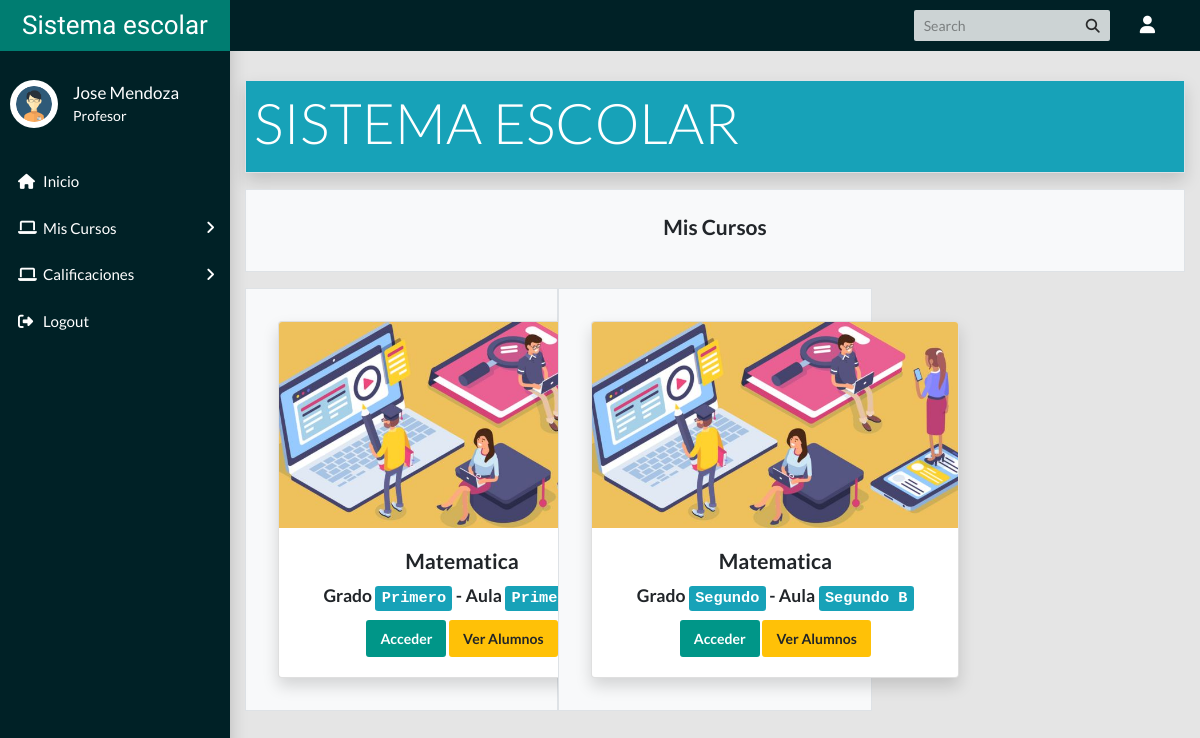
/profesor/index.php (signed in), run on the app's committed database.
### tables this page shows
CREATE TABLE `profesor_materia` (
  `pm_id` int(11) NOT NULL,
  `grado_id` int(11) NOT NULL,
  `aula_id` int(11) NOT NULL,
  `profesor_id` int(11) NOT NULL,
  `materia_id` int(11) NOT NULL,
  `periodo_id` int(11) NOT NULL,
  `estadopm` int(11) NOT NULL DEFAULT 1
);

CREATE TABLE `materias` (
  `materia_id` int(11) NOT NULL,
  `nombre_materia` varchar(100) NOT NULL,
  `estado` int(11) NOT NULL DEFAULT 1
);

CREATE TABLE `grados` (
  `grado_id` int(11) NOT NULL,
  `nombre_grado` varchar(100) NOT NULL,
  `estado` int(11) NOT NULL DEFAULT 1
);

CREATE TABLE `aulas` (
  `aula_id` int(11) NOT NULL,
  `nombre_aula` varchar(100) NOT NULL,
  `estado` int(11) NOT NULL DEFAULT 1
);

### profesor/index.php (the view)
<?php
require_once 'includes/header.php';
require_once '../includes/conexion.php';
$idprofesor = $_SESSION['profesor_id'];
$sql = "SELECT * FROM profesor_materia as pm
INNER JOIN grados as g ON pm.grado_id = g.grado_id
INNER JOIN aulas as a ON pm.aula_id = a.aula_id
INNER JOIN profesor as p ON pm.profesor_id = p.profesor_id
INNER JOIN materias as m ON pm.materia_id = m.materia_id WHERE pm.estadopm !=0 AND pm.profesor_id =
$idprofesor";
$query = $pdo->prepare($sql);
$query->execute();
$row = $query->rowCount();
?>
<main class="app-content">
  <div class="row">
    <div class="col-md-12 border shadow p-2 bg-info text-white">
        <h3 class="display-4" >SISTEMA ESCOLAR</h3>
    </div>
  </div>
  <div class="row">
    <div class="col-md-12 text-center border mt-3 p-4 bg-light">
      <h4>Mis Cursos</h4>
    </div>
  </div>
  <div class="row">
        <?php if($row >0 ){
          while($data = $query->fetch()){
        ?>
        <div class="col-md-4 text-center border mt-3 p-4 bg-light">
            <div class="card m-2 shadow" style="width: 23rem";>
              <img src="images/card-school.png" class="card-img-top" alt="...">
              <div class="card-body">
                <h4 class="card-title text-center"><?=$data['nombre_materia'] ?></h4>
                <h5 class="card-title"> Grado <kbd class="bg-info"><?= $data['nombre_grado'] ?></kbd> - Aula
                <kbd class="bg-info"><?=$data['nombre_aula']?></kdb></h5>
                <a href="contenido.php?curso=<?= $data['pm_id']?>" class="btn btn-primary">Acceder</a>
                <a href="alumnos.php?curso=<?= $data['pm_id']?>" class="btn btn-warning">Ver Alumnos</a>
              </div>
            </div>
        </div>
        <?php }  } ?>
      </div>
</main>
<?php
require_once 'includes/footer.php'
?>

### profesor/includes/header.php (shortened to what this page needs)
<!DOCTYPE html>
<html lang="en">
  <head>
    <link rel="stylesheet" type="text/css" href="../css/style.css">
    <link rel="stylesheet" type="text/css" href="../css/main.css">
  </head>
  <body class="app sidebar-mini">
    <header class="app-header"><a class="app-header__logo" href="index.php">Sistema escolar</a>
      <a class="app-sidebar__toggle" href="#" data-toggle="sidebar" aria-label="Hide Sidebar"></a>
      <ul class="app-nav">
        <li class="app-search">
          <input class="app-search__input" type="search" placeholder="Search">
          <button class="app-search__button"><i class="fa fa-search"></i></button>
        </li>
        <li class="dropdown"><a class="app-nav__item" href="#" data-toggle="dropdown" aria-label="Open Profile Menu"><i class="fa fa-user fa-lg"></i></a>
        </li>
      </ul>
    </header>
    <?php
        require_once 'nav.php'
    ?>

### profesor/includes/nav.php (shortened to what this page needs)
<aside class="app-sidebar">
  <div class="app-sidebar__user"><img class="app-sidebar__user-avatar" src="images/user.png" alt="User Image">
    <div>
    <p class="app-sidebar__user-name"><?= $_SESSION['nombre'] ?></p>
      <p class="app-sidebar__user-designation">Profesor</p>
    </div>
  </div>
  <ul class="app-menu">
  <li><a class="app-menu__item" href="index.php"><i class="app-menu__icon fa fa-home"></i><span class="app-menu__label">Inicio</span></a></li>
    <li class="treeview">
    <a class="app-menu__item" href="#" data-toggle="treeview">
        <i class="app-menu__icon fa fa-laptop"></i>
        <span class="app-menu__label">Mis Cursos</span>
      <i class="treeview-indicator fa fa-angle-right"></i>
    </a>
    </li>
    <li class="treeview">
    <a class="app-menu__item" href="#" data-toggle="treeview">
        <i class="app-menu__icon fa fa-laptop"></i>
        <span class="app-menu__label">Calificaciones</span>
      <i class="treeview-indicator fa fa-angle-right"></i>
    </a>
    </li>
    <li><a class="app-menu__item" href="../logout.php"><i class="app-menu__icon fas fa-sign-out-alt"></i><span class="app-menu__label">Logout</span></a></li>
  </ul>
</aside>

### profesor/includes/footer.php (shortened to what this page needs)
  </body>
</html>

### css/style.css (style rules this page uses)
*, *::before, *::after { padding: 0; margin: 0; box-sizing: border-box; }
body { font-family: 'Roboto', sans-serif; }
.app-sidebar__user-avatar { width: 48px; padding: 6px; background: #fff; }
.app .app-sidebar, .app .app-nav, .app .app-header { background: #002126 !important; }
.app-sidebar__toggle { display: flex; justify-content: center; align-items: center; }
.app-sidebar__toggle::before { display: none; }

### data on the page
profesor_materia: materia.nombre_materia "Matematica", grado.nombre_grado "Primero", aula.nombre_aula "Primero B"
profesor_materia: materia.nombre_materia "Matematica", grado.nombre_grado "Segundo", aula.nombre_aula "Segundo B"

### other printed values
$_SESSION['nombre'] "Jose Mendoza"
